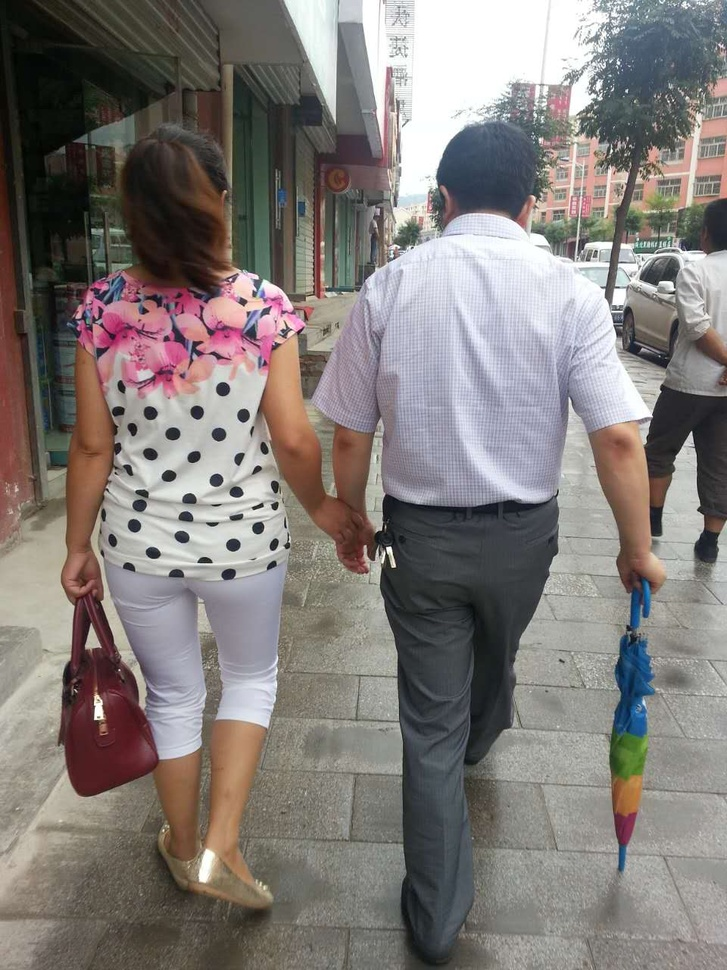
%> input picture turn_into_gray/love.jpg, 727 x 970 px, shrunk from 960 x 1280 before the run
$ octave paly.m   (GNU Octave 9; MATLAB toolbox functions it lacks are replaced by stand-ins)
%> lines starting %> are read from the running program, lines starting %| are printed output that depends on the picture

image=imread('D:\matlab\bin\my_stuff\shumei\love.jpg');
%> image is the input picture: size 970x727x3 uint8; mean R, G, B 129.3, 123.5, 120.6

figure,imshow(image),title('咿爸妈~');

image=rgb2gray(image);%转化成灰度图
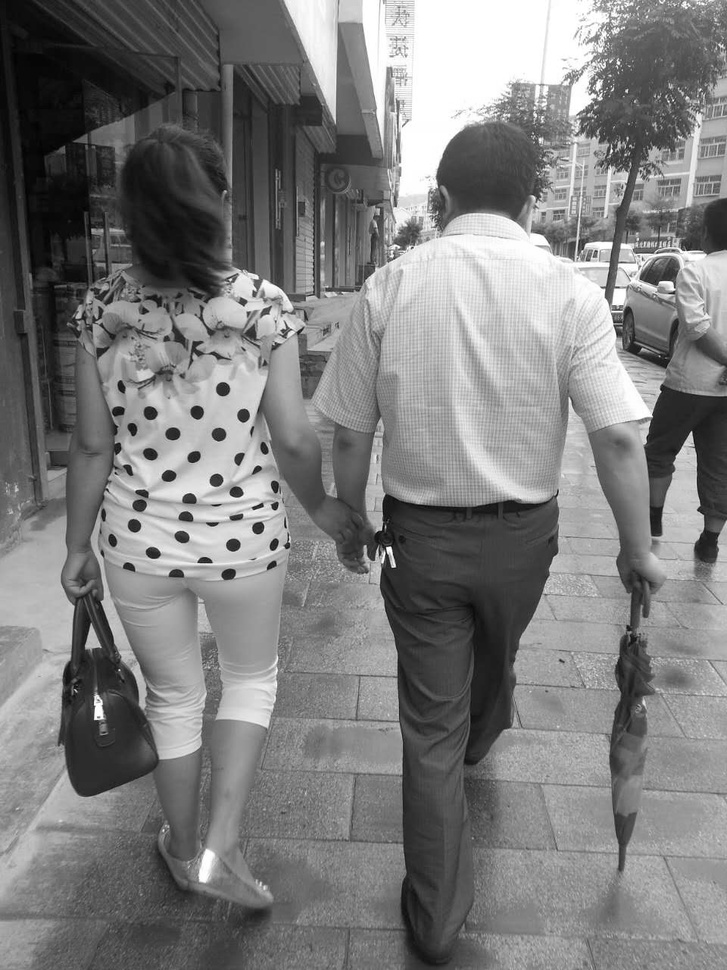
%> image: size 970x727 uint8; min 1, max 255, mean 124.9
image=im2double(image);%函数im2double 将其值归一化到0～1之间
%> image: size 970x727 double

%sobel图像边缘提取
S=edge(image,'sobel');
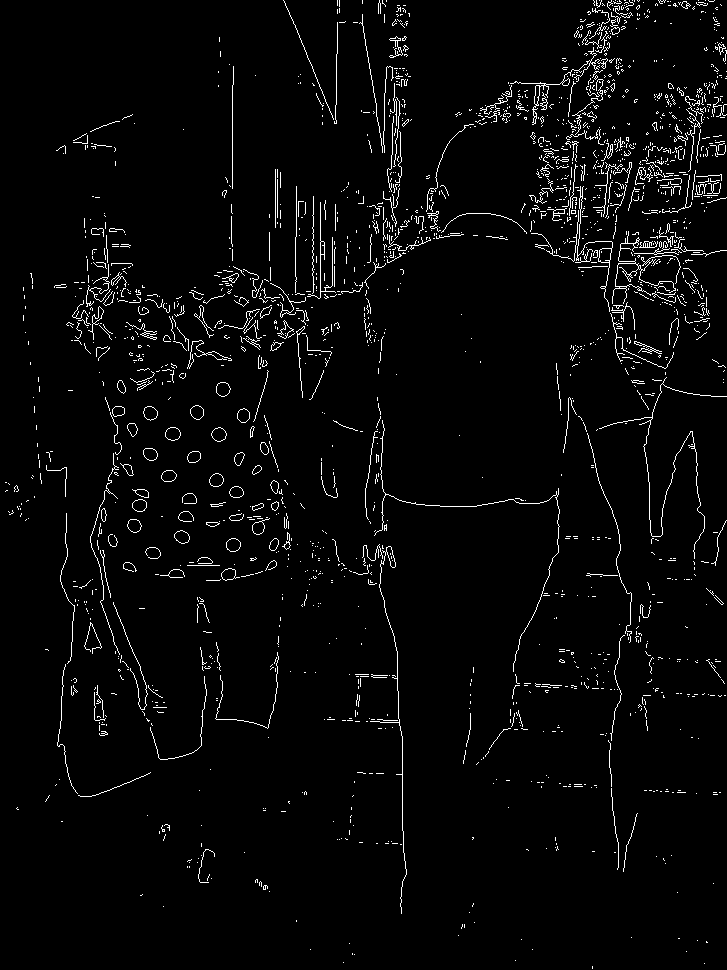
%> S: size 970x727 logical; 3.1% white in thin lines or dots
figure,imshow(S),title( '边缘检测后');

% [27 lines of commented-out code are left out]
